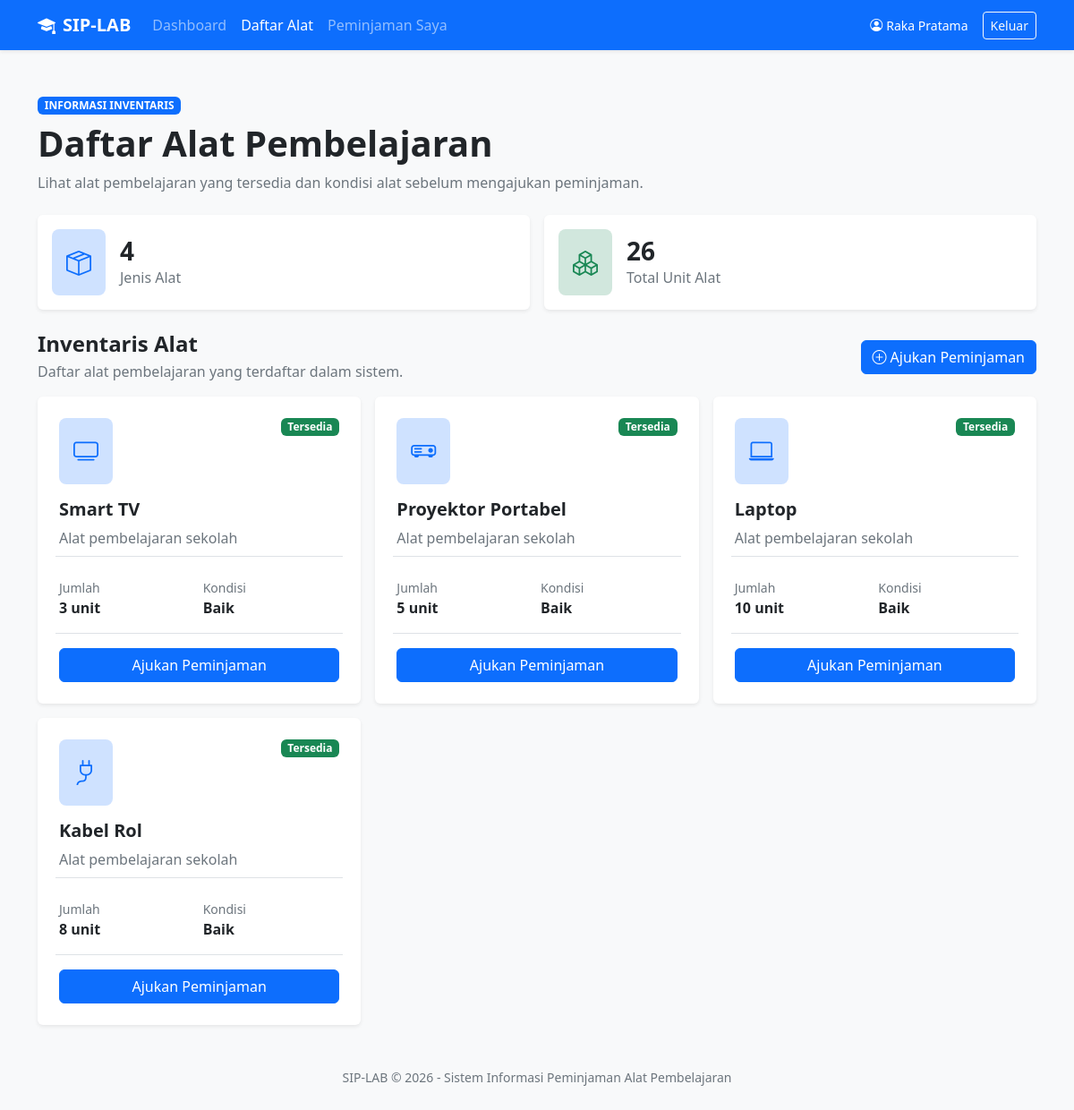
The page /daftar-alat.php (signed in) on the database its author committed.
### tables this page shows
CREATE TABLE `alat` (
  `id_alat` int(11) NOT NULL,
  `nama_alat` varchar(100) NOT NULL,
  `jumlah` int(11) NOT NULL,
  `kondisi` enum('baik','rusak_ringan','rusak_berat') DEFAULT 'baik',
  `status` enum('tersedia','sedang_dipinjam','tidak_tersedia') DEFAULT 'tersedia'
);

### auth.php (called while the page is built, shortened)
<?php
function e($value) {
    return htmlspecialchars($value, ENT_QUOTES, "UTF-8");
}
?>

### daftar-alat.php (the view, shortened to what this page needs)
<?php
require_once "auth.php";
$query = $conn->query("
    SELECT id_alat, nama_alat, jumlah, kondisi, status
    FROM alat
    ORDER BY id_alat ASC
");
function namaKondisi($kondisi) {
    $daftar = [
        "baik" => "Baik",
        "rusak_ringan" => "Rusak Ringan",
        "rusak_berat" => "Rusak Berat"
    ];
    return $daftar[$kondisi] ?? $kondisi;
}
?>
<!DOCTYPE html>
<html lang="id">
<head>
    <link href="https://cdn.jsdelivr.net/npm/bootstrap@5.3.3/dist/css/bootstrap.min.css" rel="stylesheet">
    <link href="https://cdn.jsdelivr.net/npm/bootstrap-icons@1.11.3/font/bootstrap-icons.min.css" rel="stylesheet">
</head>
<body class="bg-light">
<nav class="navbar navbar-expand-lg navbar-dark bg-primary shadow-sm">
    <div class="container">
        <a class="navbar-brand fw-bold" href="dashboard.php"><i class="bi bi-mortarboard-fill me-2"></i>SIP-LAB</a>
        <div class="collapse navbar-collapse" id="navbarSiswa">
            <ul class="navbar-nav me-auto mb-2 mb-lg-0">
                <li class="nav-item"><a class="nav-link" href="dashboard.php">Dashboard</a></li>
                <li class="nav-item"><a class="nav-link active" href="daftar-alat.php">Daftar Alat</a></li>
                <li class="nav-item"><a class="nav-link" href="peminjaman-saya.php">Peminjaman Saya</a></li>
            </ul>
            <div class="d-flex align-items-center gap-3 text-white">
                <span class="small"><i class="bi bi-person-circle me-1"></i><?php echo e($_SESSION["nama"]); ?></span>
                <a href="logout.php" class="btn btn-outline-light btn-sm">Keluar</a>
            </div>
        </div>
    </div>
</nav>
<main class="container py-4 py-lg-5">
    <div class="mb-4">
        <span class="badge text-bg-primary mb-2">INFORMASI INVENTARIS</span>
        <h1 class="fw-bold">Daftar Alat Pembelajaran</h1>
        <p class="text-secondary mb-0">Lihat alat pembelajaran yang tersedia dan kondisi alat sebelum mengajukan peminjaman.</p>
    </div>
    <?php
    $queryTotal = $conn->query("SELECT COALESCE(SUM(jumlah), 0) AS total FROM alat");
    $totalUnit = $queryTotal->fetch_assoc()["total"];
    ?>
    <div class="row g-3 mb-4">
        <div class="col-sm-6">
            <div class="card border-0 shadow-sm"><div class="card-body d-flex align-items-center gap-3">
                <div class="rounded-3 bg-primary-subtle text-primary p-3 fs-3"><i class="bi bi-box-seam"></i></div>
                <div><h3 class="fw-bold mb-0"><?php echo $query->num_rows; ?></h3><span class="text-secondary">Jenis Alat</span></div>
            </div></div>
        </div>
        <div class="col-sm-6">
            <div class="card border-0 shadow-sm"><div class="card-body d-flex align-items-center gap-3">
                <div class="rounded-3 bg-success-subtle text-success p-3 fs-3"><i class="bi bi-boxes"></i></div>
                <div><h3 class="fw-bold mb-0"><?php echo $totalUnit; ?></h3><span class="text-secondary">Total Unit Alat</span></div>
            </div></div>
        </div>
    </div>
    <div class="d-flex flex-wrap justify-content-between align-items-center gap-2 mb-3">
        <div><h2 class="h4 fw-bold mb-1">Inventaris Alat</h2><p class="text-secondary mb-0">Daftar alat pembelajaran yang terdaftar dalam sistem.</p></div>
        <a href="peminjaman-saya.php" class="btn btn-primary"><i class="bi bi-plus-circle me-1"></i>Ajukan Peminjaman</a>
    </div>
    <div class="row g-3">
        <?php if ($query->num_rows > 0): ?>
            <?php while ($alat = $query->fetch_assoc()): ?>
                <?php
                $tersedia = ($alat["status"] === "tersedia" && (int)$alat["jumlah"] > 0);
                $ikon = [
                    "Smart TV" => "bi-tv",
                    "Proyektor Portabel" => "bi-projector",
                    "Laptop" => "bi-laptop",
                    "Kabel Rol" => "bi-plug"
                ];
                ?>
                <div class="col-md-6 col-xl-4">
                    <div class="card border-0 shadow-sm h-100">
                        <div class="card-body p-4 d-flex flex-column">
                            <div class="d-flex justify-content-between align-items-start mb-3">
                                <div class="rounded-3 bg-primary-subtle text-primary p-3 fs-3">
                                    <i class="bi <?php echo $ikon[$alat["nama_alat"]] ?? "bi-box-seam"; ?>"></i>
                                </div>
                                <span class="badge text-bg-<?php echo $tersedia ? "success" : "danger"; ?>">
                                    <?php echo $tersedia ? "Tersedia" : "Tidak Tersedia"; ?>
                                </span>
                            </div>
                            <h3 class="h5 fw-bold"><?php echo e($alat["nama_alat"]); ?></h3>
                            <p class="text-secondary">Alat pembelajaran sekolah</p>
                            <div class="row g-2 border-top border-bottom py-3 mb-3">
                                <div class="col-6"><span class="small text-secondary d-block">Jumlah</span><strong><?php echo (int)$alat["jumlah"]; ?> unit</strong></div>
                                <div class="col-6"><span class="small text-secondary d-block">Kondisi</span><strong><?php echo e(namaKondisi($alat["kondisi"])); ?></strong></div>
                            </div>
                            <div class="mt-auto">
                                <?php if ($tersedia): ?>
                                    <a href="peminjaman-saya.php" class="btn btn-primary w-100">Ajukan Peminjaman</a>
                                <?php else: ?>
                                    <button class="btn btn-secondary w-100" disabled>Tidak Tersedia</button>
                                <?php endif; ?>
                            </div>
                        </div>
                    </div>
                </div>
            <?php endwhile; ?>
        <?php else: ?>
            <div class="col-12"><div class="alert alert-info mb-0">Belum ada data alat yang terdaftar.</div></div>
        <?php endif; ?>
    </div>
    <footer class="text-center text-secondary small mt-5">SIP-LAB © 2026 - Sistem Informasi Peminjaman Alat Pembelajaran</footer>
</main>
</body>
</html>

### rows shown on the page
alat: status "Tersedia", nama_alat "Smart TV", jumlah "3", kondisi "Baik"
alat: status "Tersedia", nama_alat "Proyektor Portabel", jumlah "5", kondisi "Baik"
alat: status "Tersedia", nama_alat "Laptop", jumlah "10", kondisi "Baik"
alat: status "Tersedia", nama_alat "Kabel Rol", jumlah "8", kondisi "Baik"

### other values the page prints
$_SESSION["nama"] "Raka Pratama"
$query->num_rows "4"
$totalUnit "26"
